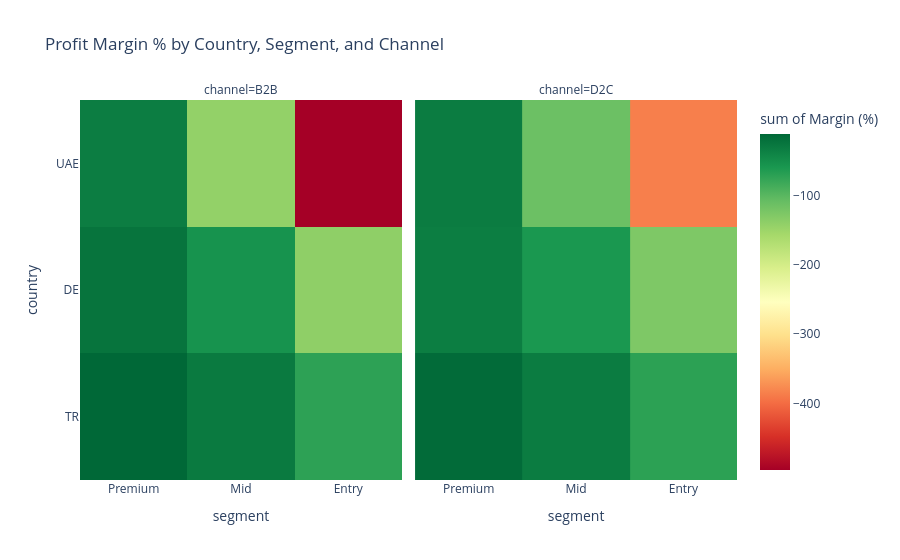
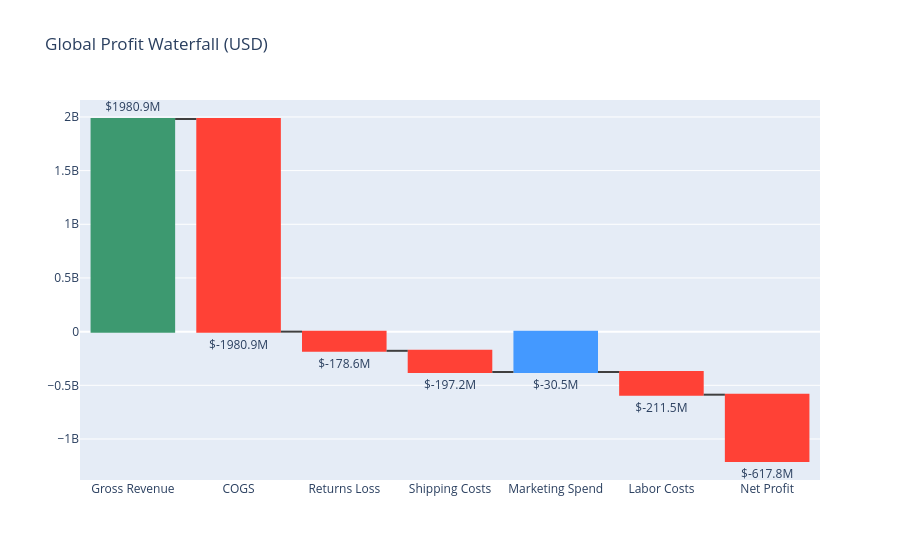
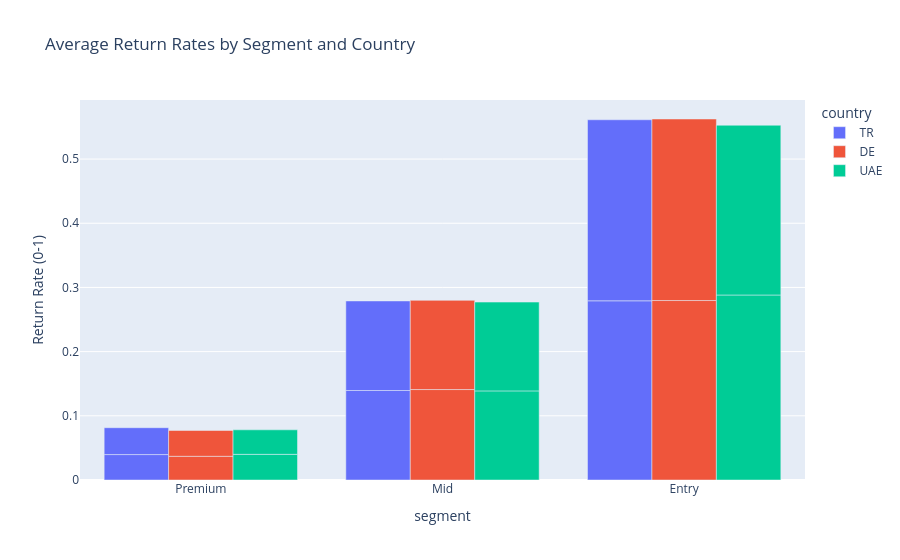
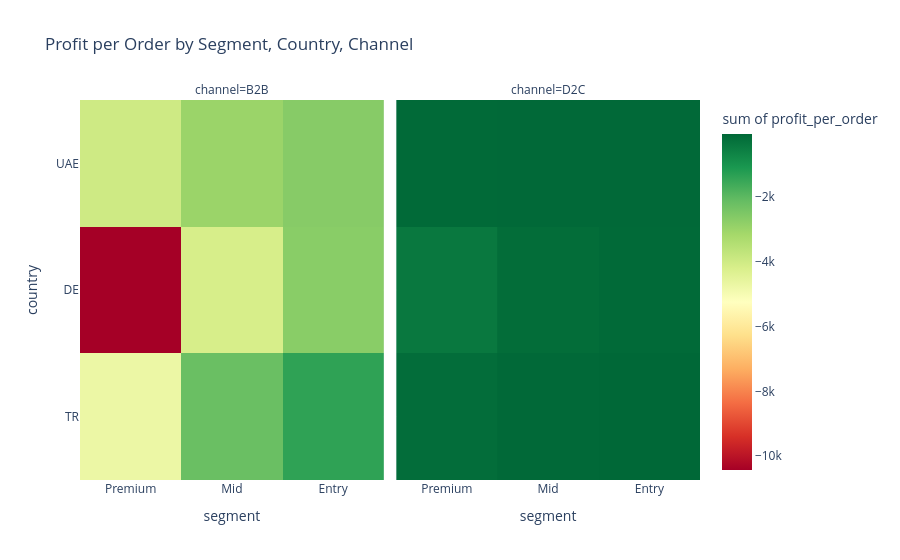

Notebook cell for these charts, in order:
### Code cell
import plotly.express as px
import plotly.graph_objects as go

def visualize_diagnostics(df, matrix):
    """Generates visual reports for baseline and matrix analysis."""
    
    # 1. PROFITABILITY HEATMAP (The Matrix)
    # This shows Country vs Segment and their margins
    fig_heatmap = px.density_heatmap(
        matrix, 
        x="segment", 
        y="country", 
        z="profit_margin_pct",
        facet_col="channel",
        color_continuous_scale="RdYlGn", # Red to Green
        title="Profit Margin % by Country, Segment, and Channel",
        labels={'profit_margin_pct': 'Margin (%)'}
    )
    fig_heatmap.show()

    # 2. PROFIT WATERFALL (The Money Leak)
    # This shows how Gross Revenue turns into Net Profit
    total_gross = df['gross_revenue_usd'].sum()
    total_shipping = df['total_shipping_cost'].sum()
    total_marketing = df['total_marketing_cost'].sum()
    # Returns loss: (Gross - Net)
    total_returns_loss = total_gross - df['net_revenue_usd'].sum()
    final_profit = df['net_profit_usd'].sum()

    fig_waterfall = go.Figure(go.Waterfall(
        name="Profitability Leak", orientation="v",
        measure=["relative", "relative", "relative", "relative", "total"],
        x=["Gross Revenue","COGS", "Returns Loss", "Shipping Costs", "Marketing Spend", "Labor Costs", "Net Profit"],
        textposition="outside",
        text=[f"${v/1e6:.1f}M" for v in [total_gross, -df['cogs'].sum(), -total_returns_loss, -total_shipping, -total_marketing, -df['labor_cost'].sum(), final_profit]],
        y=[total_gross, -df['cogs'].sum(), -total_returns_loss, -total_shipping, -total_marketing, -df['labor_cost'].sum(), final_profit],
        connector={"line": {"color": "rgb(63, 63, 63)"}},
    ))

    fig_waterfall.update_layout(title="Global Profit Waterfall (USD)", showlegend=False)
    fig_waterfall.show()

    # 3. RETURN RATES BY SEGMENT (The Risk Factor)
    fig_returns = px.bar(
        matrix, 
        x="segment", 
        y="avg_return_rate", 
        color="country",
        barmode="group",
        title="Average Return Rates by Segment and Country",
        labels={'avg_return_rate': 'Return Rate (0-1)'}
    )
    fig_returns.show()

    fig_heatmap_per_order = px.density_heatmap(
    matrix, x="segment", y="country", z="profit_per_order",
    facet_col="channel", color_continuous_scale="RdYlGn",
    title="Profit per Order by Segment, Country, Channel"
    )
    fig_heatmap_per_order.show()

# --- RUN VISUALS ---
visualize_diagnostics(df_master, profit_matrix)

### Figure 1 — Plotly figure (JSON) as saved in the notebook; plotly's stock layout.template omitted (floating-point values rounded to 4 significant figures)
{"data": [{"coloraxis": "coloraxis", "histfunc": "sum", "hovertemplate": "channel=B2B<br>segment=%{x}<br>country=%{y}<br>sum of Margin (%)=%{z}<extra></extra>", "name": "", "type": "histogram2d", "x": ["Premium", "Premium", "Mid", "Premium", "Mid", "Entry", "Entry", "Mid", "Entry"], "xaxis": "x", "xbingroup": "x", "y": ["TR", "DE", "TR", "UAE", "DE", "TR", "DE", "UAE", "UAE"], "yaxis": "y", "ybingroup": "y", "z": [-10.46, -22.75, -28.5, -32.0, -54.23, -71.4, -138.7, -142.2, -496.5]}, {"coloraxis": "coloraxis", "histfunc": "sum", "hovertemplate": "channel=D2C<br>segment=%{x}<br>country=%{y}<br>sum of Margin (%)=%{z}<extra></extra>", "name": "", "type": "histogram2d", "x": ["Premium", "Premium", "Mid", "Premium", "Mid", "Entry", "Mid", "Entry", "Entry"], "xaxis": "x2", "xbingroup": "x", "y": ["TR", "UAE", "TR", "DE", "DE", "TR", "UAE", "DE", "UAE"], "yaxis": "y2", "ybingroup": "y", "z": [-13.59, -30.69, -30.72, -32.52, -58.67, -70.42, -112.6, -126.1, -385.5]}], "layout": {"annotations": [{"font": {}, "showarrow": false, "text": "channel=B2B", "x": 0.245, "xanchor": "center", "xref": "paper", "y": 1, "yanchor": "bottom", "yref": "paper"}, {"font": {}, "showarrow": false, "text": "channel=D2C", "x": 0.755, "xanchor": "center", "xref": "paper", "y": 1, "yanchor": "bottom", "yref": "paper"}], "coloraxis": {"colorbar": {"title": {"text": "sum of Margin (%)"}}, "colorscale": [[0, "rgb(165,0,38)"], [0.1, "rgb(215,48,39)"], [0.2, "rgb(244,109,67)"], [0.3, "rgb(253,174,97)"], [0.4, "rgb(254,224,139)"], [0.5, "rgb(255,255,191)"], [0.6, "rgb(217,239,139)"], [0.7, "rgb(166,217,106)"], [0.8, "rgb(102,189,99)"], [0.9, "rgb(26,152,80)"], [1, "rgb(0,104,55)"]]}, "legend": {"tracegroupgap": 0}, "title": {"text": "Profit Margin % by Country, Segment, and Channel"}, "xaxis": {"anchor": "y", "domain": [0, 0.49], "title": {"text": "segment"}}, "xaxis2": {"anchor": "y2", "domain": [0.51, 1], "matches": "x", "title": {"text": "segment"}}, "yaxis": {"anchor": "x", "domain": [0, 1], "title": {"text": "country"}}, "yaxis2": {"anchor": "x2", "domain": [0, 1], "matches": "y", "showticklabels": false}}}

### Figure 2 — Plotly figure (JSON) as saved in the notebook; plotly's stock layout.template omitted (floating-point values rounded to 4 significant figures)
{"data": [{"connector": {"line": {"color": "rgb(63, 63, 63)"}}, "measure": ["relative", "relative", "relative", "relative", "total"], "name": "Profitability Leak", "orientation": "v", "text": ["$1980.9M", "$-1980.9M", "$-178.6M", "$-197.2M", "$-30.5M", "$-211.5M", "$-617.8M"], "textposition": "outside", "type": "waterfall", "x": ["Gross Revenue", "COGS", "Returns Loss", "Shipping Costs", "Marketing Spend", "Labor Costs", "Net Profit"], "y": [1981000000.0, -1981000000.0, -178600000.0, -197200000.0, -30522507, -211500000.0, -617800000.0]}], "layout": {"showlegend": false, "title": {"text": "Global Profit Waterfall (USD)"}}}

### Figure 3 — Plotly figure (JSON) as saved in the notebook; plotly's stock layout.template omitted (floating-point values rounded to 4 significant figures)
{"data": [{"alignmentgroup": "True", "hovertemplate": "country=TR<br>segment=%{x}<br>Return Rate (0-1)=%{y}<extra></extra>", "legendgroup": "TR", "marker": {"color": "#636efa", "pattern": {"shape": ""}}, "name": "TR", "offsetgroup": "TR", "orientation": "v", "showlegend": true, "textposition": "auto", "type": "bar", "x": ["Premium", "Premium", "Mid", "Mid", "Entry", "Entry"], "xaxis": "x", "y": [0.03962, 0.04184, 0.1394, 0.1395, 0.2792, 0.282], "yaxis": "y"}, {"alignmentgroup": "True", "hovertemplate": "country=DE<br>segment=%{x}<br>Return Rate (0-1)=%{y}<extra></extra>", "legendgroup": "DE", "marker": {"color": "#EF553B", "pattern": {"shape": ""}}, "name": "DE", "offsetgroup": "DE", "orientation": "v", "showlegend": true, "textposition": "auto", "type": "bar", "x": ["Premium", "Premium", "Mid", "Mid", "Entry", "Entry"], "xaxis": "x", "y": [0.03694, 0.04016, 0.1409, 0.139, 0.2796, 0.2828], "yaxis": "y"}, {"alignmentgroup": "True", "hovertemplate": "country=UAE<br>segment=%{x}<br>Return Rate (0-1)=%{y}<extra></extra>", "legendgroup": "UAE", "marker": {"color": "#00cc96", "pattern": {"shape": ""}}, "name": "UAE", "offsetgroup": "UAE", "orientation": "v", "showlegend": true, "textposition": "auto", "type": "bar", "x": ["Premium", "Premium", "Mid", "Mid", "Entry", "Entry"], "xaxis": "x", "y": [0.03999, 0.03818, 0.1388, 0.1383, 0.2882, 0.2645], "yaxis": "y"}], "layout": {"barmode": "group", "legend": {"title": {"text": "country"}, "tracegroupgap": 0}, "title": {"text": "Average Return Rates by Segment and Country"}, "xaxis": {"anchor": "y", "domain": [0, 1], "title": {"text": "segment"}}, "yaxis": {"anchor": "x", "domain": [0, 1], "title": {"text": "Return Rate (0-1)"}}}}

### Figure 4 — Plotly figure (JSON) as saved in the notebook; plotly's stock layout.template omitted (floating-point values rounded to 4 significant figures)
{"data": [{"coloraxis": "coloraxis", "histfunc": "sum", "hovertemplate": "channel=B2B<br>segment=%{x}<br>country=%{y}<br>sum of profit_per_order=%{z}<extra></extra>", "name": "", "type": "histogram2d", "x": ["Premium", "Premium", "Mid", "Premium", "Mid", "Entry", "Entry", "Mid", "Entry"], "xaxis": "x", "xbingroup": "x", "y": ["TR", "DE", "TR", "UAE", "DE", "TR", "DE", "UAE", "UAE"], "yaxis": "y", "ybingroup": "y", "z": [-4731.0, -10430.0, -2200.0, -3978.0, -4172.0, -1389.0, -2710.0, -3001.0, -2667.0]}, {"coloraxis": "coloraxis", "histfunc": "sum", "hovertemplate": "channel=D2C<br>segment=%{x}<br>country=%{y}<br>sum of profit_per_order=%{z}<extra></extra>", "name": "", "type": "histogram2d", "x": ["Premium", "Premium", "Mid", "Premium", "Mid", "Entry", "Mid", "Entry", "Entry"], "xaxis": "x2", "xbingroup": "x", "y": ["TR", "UAE", "TR", "DE", "DE", "TR", "UAE", "DE", "UAE"], "yaxis": "y2", "ybingroup": "y", "z": [-170.7, -105.5, -87.36, -410.1, -166.8, -63.67, -86.89, -114.0, -93.21]}], "layout": {"annotations": [{"font": {}, "showarrow": false, "text": "channel=B2B", "x": 0.245, "xanchor": "center", "xref": "paper", "y": 1, "yanchor": "bottom", "yref": "paper"}, {"font": {}, "showarrow": false, "text": "channel=D2C", "x": 0.755, "xanchor": "center", "xref": "paper", "y": 1, "yanchor": "bottom", "yref": "paper"}], "coloraxis": {"colorbar": {"title": {"text": "sum of profit_per_order"}}, "colorscale": [[0, "rgb(165,0,38)"], [0.1, "rgb(215,48,39)"], [0.2, "rgb(244,109,67)"], [0.3, "rgb(253,174,97)"], [0.4, "rgb(254,224,139)"], [0.5, "rgb(255,255,191)"], [0.6, "rgb(217,239,139)"], [0.7, "rgb(166,217,106)"], [0.8, "rgb(102,189,99)"], [0.9, "rgb(26,152,80)"], [1, "rgb(0,104,55)"]]}, "legend": {"tracegroupgap": 0}, "title": {"text": "Profit per Order by Segment, Country, Channel"}, "xaxis": {"anchor": "y", "domain": [0, 0.49], "title": {"text": "segment"}}, "xaxis2": {"anchor": "y2", "domain": [0.51, 1], "matches": "x", "title": {"text": "segment"}}, "yaxis": {"anchor": "x", "domain": [0, 1], "title": {"text": "country"}}, "yaxis2": {"anchor": "x2", "domain": [0, 1], "matches": "y", "showticklabels": false}}}
